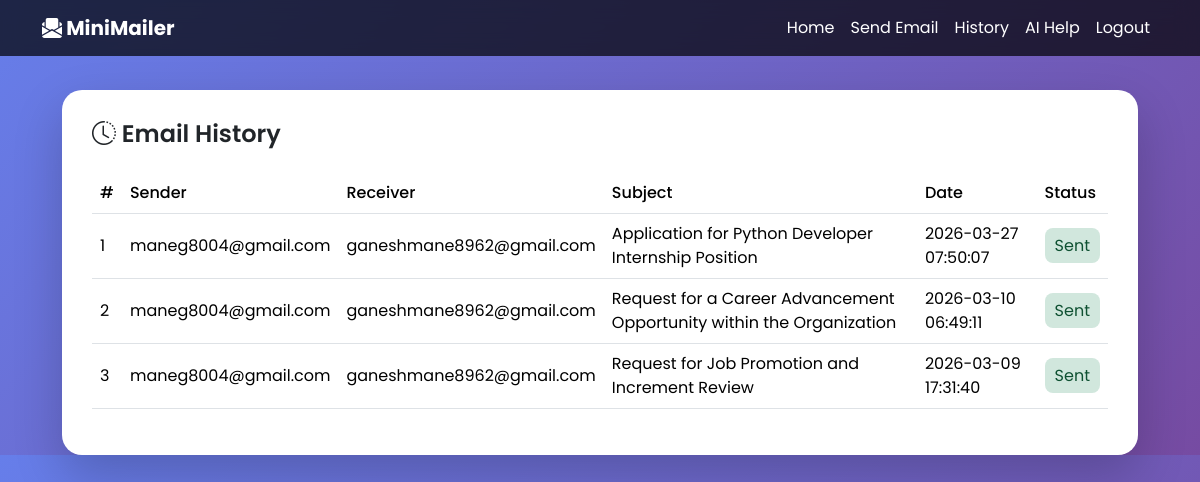
Screenshot of /history (signed in) with the database file from the repository.
### tables this page shows
CREATE TABLE email(
        id INTEGER PRIMARY KEY AUTOINCREMENT,
        sender_email TEXT,
        receiver_email TEXT,
        subject TEXT,
        message TEXT,
        send_at TIMESTAMP DEFAULT CURRENT_TIMESTAMP
    );

### app.py (the view)
@app.route("/history")
def history():
    if "user" not in session:
        return redirect(url_for("login"))
    conn = get_db_connection()
    cursor = conn.cursor()
    cursor.execute("SELECT * FROM email ORDER BY send_at DESC")
    emails = cursor.fetchall()
    conn.close()
    return render_template("history.html", emails=emails)

### app.py (called while the page is built)
def get_db_connection():
    conn = sqlite3.connect("minimailer.db")
    conn.row_factory = sqlite3.Row
    return conn

### templates/history.html (shortened to what this page needs)
<!doctype html>
<html lang="en">
  <head>
    <link
      href="https://cdn.jsdelivr.net/npm/bootstrap@5.3.2/dist/css/bootstrap.min.css"
      rel="stylesheet"
    />
    <link
      href="https://cdn.jsdelivr.net/npm/bootstrap-icons/font/bootstrap-icons.css"
      rel="stylesheet"
    />
  </head>
  <body>
    <nav class="navbar navbar-expand-lg navbar-dark fixed-top">
      <div class="container">
        <a class="navbar-brand fw-bold" href="/">
          <i class="bi bi-envelope-paper-fill"></i> MiniMailer
        </a>
        <div class="navbar-nav ms-auto">
          <a class="nav-link" href="/">Home</a>
          <a class="nav-link" href="/index">Send Email</a>
          <a class="nav-link" href="{{ url_for('history') }}">History</a>
          <a class="nav-link" href="{{ url_for('chat_help') }}">AI Help</a>
          <a class="nav-link text-danger" href="{{ url_for('logout') }}"
            >Logout</a
          >
        </div>
      </div>
    </nav>
    <div class="container history-wrapper">
      <div class="history-card">
        <h4 class="history-title mb-4">
          <i class="bi bi-clock-history"></i> Email History
        </h4>
        <div class="table-responsive">
          <table class="table table-hover align-middle">
            <thead>
              <tr>
                <th>#</th>
                <th>Sender</th>
                <th>Receiver</th>
                <th>Subject</th>
                <th>Date</th>
                <th>Status</th>
              </tr>
            </thead>
            <tbody>
              {% for email in emails %}
              <tr>
                <td>{{ loop.index }}</td>
                <td>{{ email.sender_email }}</td>
                <td>{{ email.receiver_email }}</td>
                <td>{{ email.subject }}</td>
                <td>{{ email.send_at }}</td>
                <td>
                  <span class="badge-sent">Sent</span>
                </td>
              </tr>
              {% else %}
              <tr>
                <td colspan="6" class="text-center text-muted">
                  No emails sent yet
                </td>
              </tr>
              {% endfor %}
            </tbody>
          </table>
        </div>
      </div>
    </div>
  </body>
</html>

### templates/history.html (style rules this page uses)
body { font-family: "Poppins", sans-serif; background: linear-gradient(135deg, #667eea, #764ba2); padding-top: 90px; }
.navbar { background: rgba(0, 0, 0, 0.7) !important; backdrop-filter: blur(10px); }
.nav-link { color: white !important; transition: 0.3s; }
.history-wrapper { max-width: 1100px; margin: auto; }
.history-card { background: white; border-radius: 20px; padding: 30px; box-shadow: 0 20px 50px rgba(0, 0, 0, 0.2); animation: fadeIn 0.8s ease; }
.history-title { font-weight: 600; }
.table thead { background: #f1f3f5; }
.table th { font-weight: 500; }
.badge-sent { background: #d1e7dd; color: #0f5132; padding: 6px 10px; border-radius: 8px; }

### rows the page displays
email: sender_email "maneg8004@gmail.com", receiver_email "ganeshmane8962@gmail.com", subject "Application for Python Developer Internship Position", send_at "2026-03-27 07:50:07"
email: sender_email "maneg8004@gmail.com", receiver_email "ganeshmane8962@gmail.com", subject "Request for a Career Advancement Opportunity within the Organization", send_at "2026-03-10 06:49:11"
email: sender_email "maneg8004@gmail.com", receiver_email "ganeshmane8962@gmail.com", subject "Request for Job Promotion and Increment Review", send_at "2026-03-09 17:31:40"
